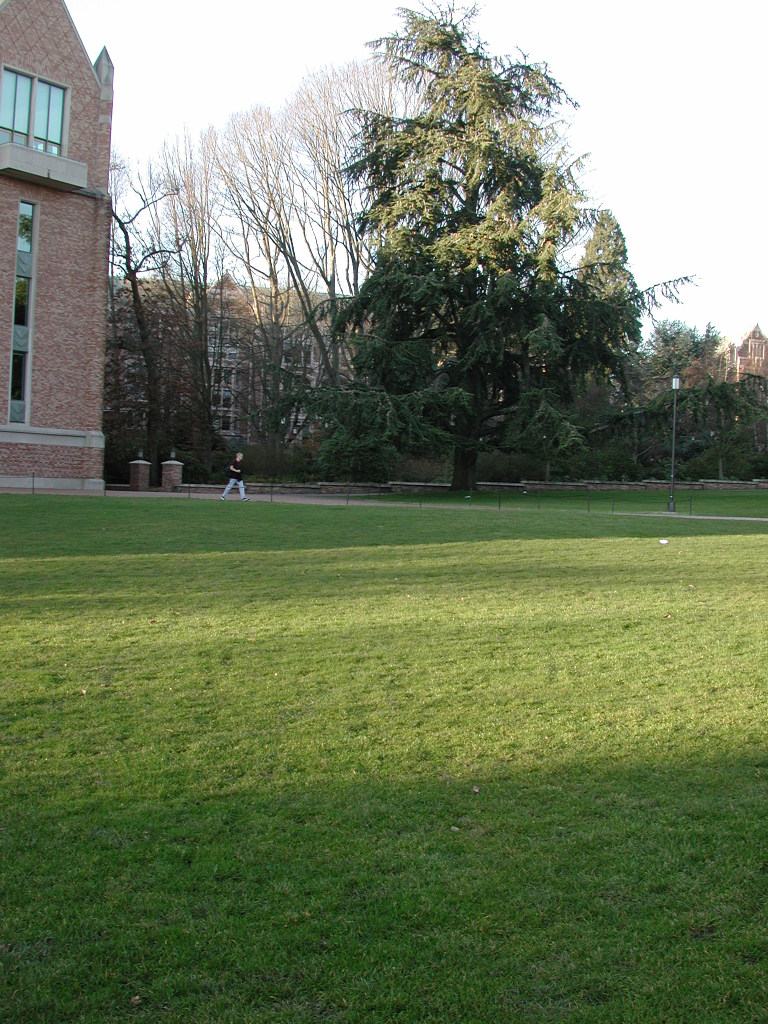
#> input picture project-2/images/img2.JPG, 1536 x 2048 px (shown at 1/2 size); its folder holds 4 pictures in this run
$ python project2.py
#> lines starting #> are read from the running program, lines starting #| are printed output that depends on the picture
from blending import Blender
import glob
import cv2
import numpy as np
import os
from tqdm import tqdm

def detectFeaturesAndMatch(img1, img2, nFeaturesReturn = 30):
    '''
    takes in two images, and returns a set of correspondences between the two images matched using ORB features, sorted from best to worst match using an L2 norm distance.
    '''
    kp1, des1 = orb.detectAndCompute(img1,None)
    kp2, des2 = orb.detectAndCompute(img2,None)
    matches = bf.match(des1,des2)
    matches = sorted(matches, key = lambda x:x.distance)
    correspondences = []
    for match in matches:
        correspondences.append((kp1[match.queryIdx].pt, kp2[match.trainIdx].pt))
    print('Totally', len(correspondences), 'matches')
    src = np.float32([ m[0] for m in correspondences[:nFeaturesReturn] ]).reshape(-1,1,2)
    dst = np.float32([ m[1] for m in correspondences[:nFeaturesReturn] ]).reshape(-1,1,2)
    # tempImg = cv2.drawMatches(img1, kp1, img2, kp2, matches, None, flags = 2)
    # cv2.imwrite('matches.png', tempImg)

    drawImage = cv2.drawMatches(img1, kp1, img2, kp2, matches, None, flags = 2)
    drawImage = cv2.resize(drawImage, (400,300))
    cv2.imshow('Matches', drawImage)
    cv2.waitKey(0)
    cv2.destroyAllWindows()
    # exit()
    return np.array(correspondences[:nFeaturesReturn]), src, dst

def getHomography(matches):
    '''
    Takes in the points of correspondences and returns the homography matrix by
    solving for the best fit transform using SVD.
    '''
    A = np.zeros((2*len(matches), 9))
    for i, match in enumerate(matches):
        src = match[0]
        dst = match[1]
        x1 = src[0]
        x2 = dst[0]
        y1 = src[1]
        y2 = dst[1]
        A[2*i] = np.array([x1, y1, 1, 0, 0, 0, -x1*x2, -y1*x2, -x2])
        A[2*i+1] = np.array([0, 0, 0, x1, y1, 1, -x1*y2, -y1*y2, -y2])

    U, S, V = np.linalg.svd(A)
    H = np.reshape(V[-1], (3, 3) )
    return H

def getBestHomographyRANSAC(matches, trials = 10000, threshold = 10, toChooseSamples = 4):
    '''
    Applies the RANSAC algorithm and tries out different homography matrices to compute the best matrix.
    '''
    finalH = None
    nMaxInliers = 0
    randomSample = None
    for trialIndex in tqdm(range(trials)):
        inliers = []
        # randomly sample from the correspondences, and then compute homography matrix
        # after finding homography, see if the number of inliers is the best so far. If yes, we take that homography.
        # the number of correspondences for which we can compute the homography is a parameter.
        randomSample = matches[np.random.choice(len(matches), size=toChooseSamples, replace=False)]
        H = getHomography(randomSample)
        for match in matches:
            src = np.append(match[0], 1).T
            dst = np.append(match[1], 1).T
            transformed = np.dot(H, src)
            transformed /= transformed[2]
            if np.linalg.norm(transformed - dst) < threshold:
                inliers.append(match)

        # best match => store
        if len(inliers) > nMaxInliers:
            nMaxInliers = len(inliers)
            finalH = H
    print('Max inliers = ', nMaxInliers)
    return finalH, randomSample

def transformPoint(i, j, H):
    '''
    Helper function that simply transforms the point according to a given homography matrix
    '''
    transformed = np.dot(H, np.array([i, j, 1]))
    transformed /= transformed[2]
    transformed = transformed.astype(np.int32)[:2]
    return np.array(transformed)

def transformImage(img, H, dst, forward = False, offset = [0, 0]):
    '''
    Helper function that computes the transformed image after applying homography.
    '''
    h, w, _ = img.shape
    if forward:
        # direct conversion from image to warped image without gap filling.
        coords = np.indices((w, h)).reshape(2, -1)
        coords = np.vstack((coords, np.ones(coords.shape[1]))).astype(np.int32)
        transformedPoints = np.dot(H, coords)
        yo, xo = coords[1, :], coords[0, :]
        # projective transform. Output's 3rd index should be one to convert to cartesian coords.
        yt = np.divide(np.array(transformedPoints[1, :]),np.array(transformedPoints[2, :])).astype(np.int32)
        xt = np.divide(np.array(transformedPoints[0, :]),np.array(transformedPoints[2, :])).astype(np.int32)
        dst[yt + offset[1], xt + offset[0]] = img[yo, xo]
    else:
        # applies inverse sampling to prevent any aliasing and hole effects in output image.
        Hinv = np.linalg.inv(H)
        topLeft = transformPoint(0, 0, H)
        topRight = transformPoint(w-1, 0, H)
        bottomLeft = transformPoint(0, h-1, H)
        bottomRight = transformPoint(w-1, h-1, H)
        box = np.array([topLeft, topRight, bottomLeft, bottomRight])
        minX = np.min(box[:, 0])
        maxX = np.max(box[:, 0])
        minY = np.min(box[:, 1])
        maxY = np.max(box[:, 1])
        # instead of iterating through the pixels, we take indices and do
        # H.C, where C = coordinates to get the transformed pixels.
        coords = np.indices((maxX - minX, maxY - minY)).reshape(2, -1)
        coords = np.vstack((coords, np.ones(coords.shape[1]))).astype(np.int32)

        coords[0, :] += minX
        coords[1, :] += minY
        # here, we use the inverse transformation from the transformed bounding box to compute the pixel value of the transformed image.
        transformedPoints = np.dot(Hinv, coords)
        yo, xo = coords[1, :], coords[0, :]

        # projective transform. Output's 3rd index should be one to convert to cartesian coords.
        yt = np.divide(np.array(transformedPoints[1, :]),np.array(transformedPoints[2, :])).astype(np.int32)
        xt = np.divide(np.array(transformedPoints[0, :]),np.array(transformedPoints[2, :])).astype(np.int32)


        # to prevent out of range errors
        indices = np.where((yt >= 0) & (yt < h) & (xt >= 0) & (xt < w))

        xt = xt[indices]
        yt = yt[indices]

        xo = xo[indices]
        yo = yo[indices]

        # assign pixel values!
        dst[yo + offset[1], xo + offset[0]] = img[yt, xt]

def execute(index1, index2, prevH):
    '''
    Function that, for a given pair of indices, computes the best homography and saves the warped images to disk.
    '''
#> called with index1 = 2, index2 = 1, prevH = array of shape (3, 3)
    warpedImage = np.zeros((4192, 8192, 3))
    img1 = cv2.imread(imagePaths[index1])
#> img1 is the input picture: shape (2048, 1536, 3); mean B, G, R 94.9, 124.3, 112.9
    img2 = cv2.imread(imagePaths[index2])
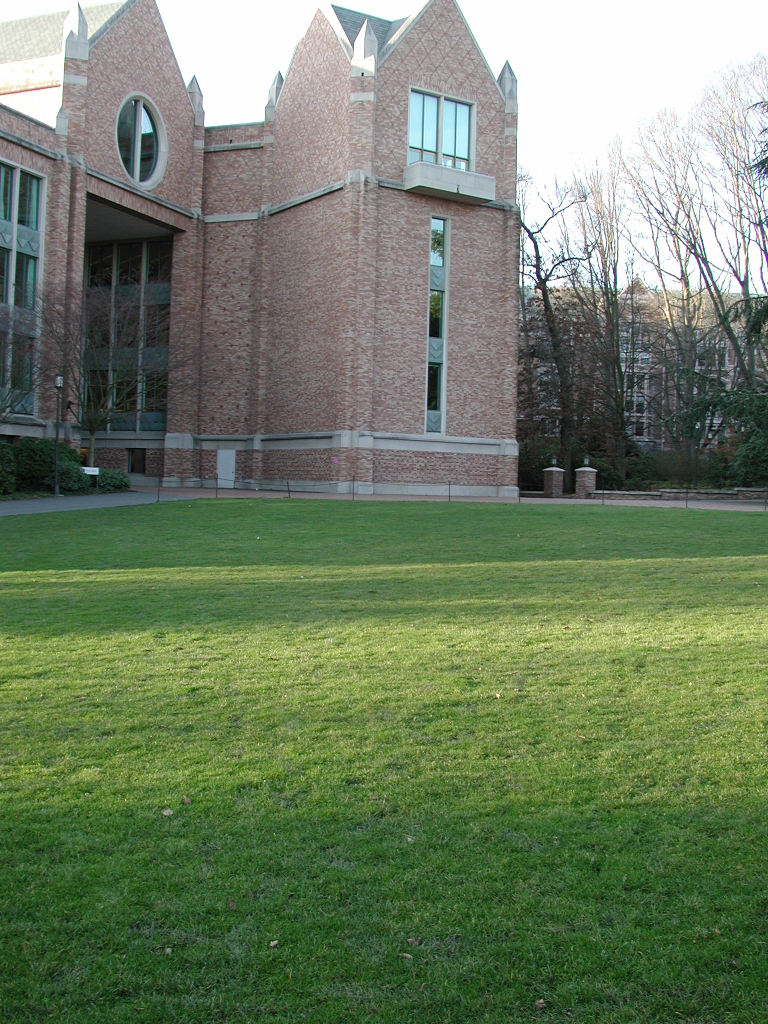
#> input picture project-2/images/img1.JPG, 1536 x 2048 px (shown at 1/2 size)
#> img2 is the input picture: shape (2048, 1536, 3); mean B, G, R 100.1, 126.8, 111.3
    print('Original image size = ', img1.shape)
#| Original image size =  (2048, 1536, 3)
    img1 = cv2.resize(img1, shape)
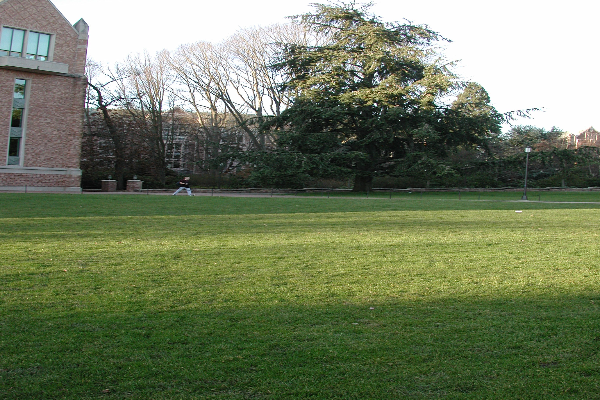
#> img1: shape (400, 600, 3); mean B, G, R 94.8, 124.1, 112.8
    img2 = cv2.resize(img2,shape)
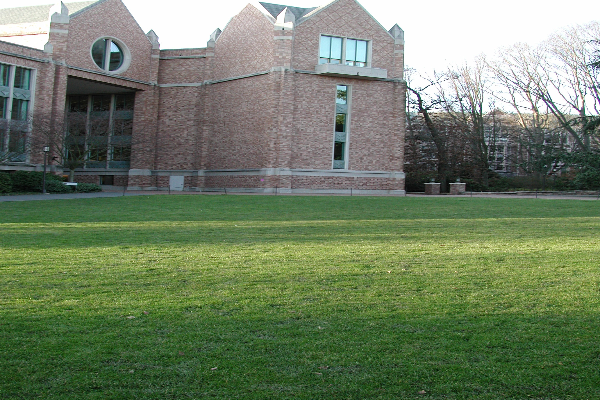
#> img2: shape (400, 600, 3); mean B, G, R 100, 126.7, 111.2
    matches, src, dst = detectFeaturesAndMatch(img2, img1)
#> in detectFeaturesAndMatch, `kp1, des1 = orb.detectAndCompute(img1,None)`: kp1 = 495 keypoints; strongest (x, y, size): (424, 107, 31), (428, 110, 31), (460, 100, 31), (416, 108, 31)
#> in detectFeaturesAndMatch, `kp2, des2 = orb.detectAndCompute(img2,None)`: kp2 = 497 keypoints; strongest (x, y, size): (374, 104, 31), (103, 103, 31), (278, 88, 31), (376, 105, 31)
#> in detectFeaturesAndMatch, `matches = bf.match(des1,des2)`: matches = 169 matches
#> after the loop in detectFeaturesAndMatch, `for match in matches:`: correspondences = 169 items
#| Totally 169 matches
#> in detectFeaturesAndMatch, `src = np.float32([ m[0] for m in correspondences[:nFeaturesReturn] ])...`: src = 30 rows, first 8: [444.3, 189.9], [472.8, 114.5], [413, 108.9], [418, 98.54], [540.9, 108.9], [483.7, 110.5], [495.7, 110.5], [407, 85]
#> in detectFeaturesAndMatch, `dst = np.float32([ m[1] for m in correspondences[:nFeaturesReturn] ])...`: dst = 30 rows, first 8: [121.8, 186.3], [151.8, 109.5], [93.31, 105.4], [98.54, 98.54], [219.5, 108.9], [164.2, 107.5], [173.2, 107.5], [88, 81]
#> in detectFeaturesAndMatch, `drawImage = cv2.drawMatches(img1, kp1, img2, kp2, matches, None, flags..`:
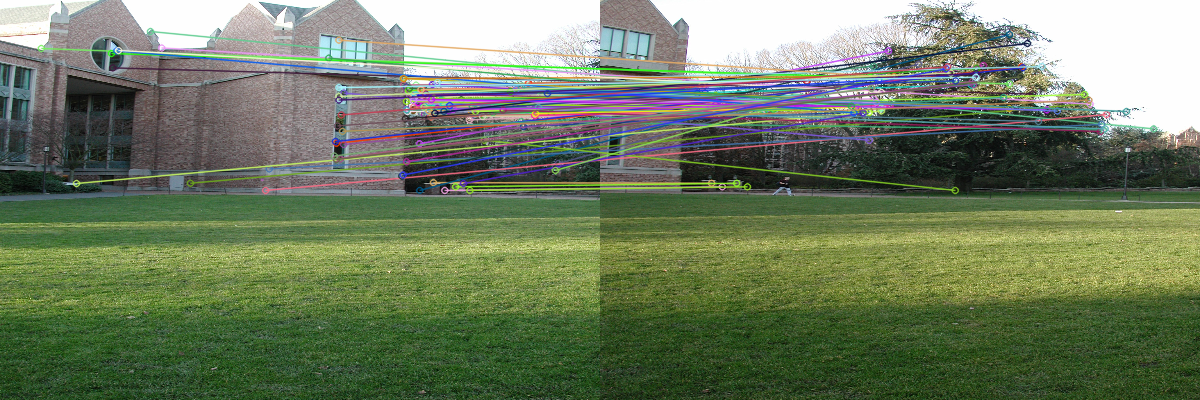
#> drawImage: shape (400, 1200, 3); mean B, G, R 97.1, 125, 111.2
#> in detectFeaturesAndMatch, `drawImage = cv2.resize(drawImage, (400,300))`:
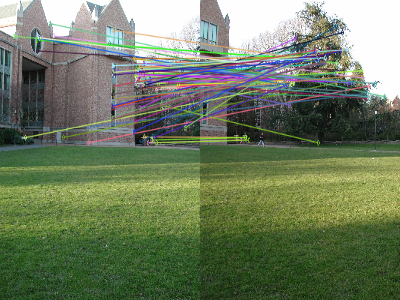
#> drawImage: shape (300, 400, 3); mean B, G, R 97.1, 125, 111.2
    H, subsetMatches = getBestHomographyRANSAC(matches, trials = trials, threshold = threshold)
#> the loop in getBestHomographyRANSAC, `for trialIndex in tqdm(range(trials)):` made 5000 passes
#> S in getHomography on passes 1, 3, 4, 5, 6, 7, 8, 10, 11, 12, 13: [163184.7, 2154.8, 926, 107.5, 6.58, 1.42, 0.811, 0.00369], [128357.5, 1075.5, 871.4, 53.73, 6.89, 2.21, 0.257, 0.00474], [163887.9, 2135.9, 924, 178.7, 15.41, 6.93, 1.41, 0.00181], [193647.9, 5355.8, 969.4, 148.4, 10.61, 4.95, 1.35, 0.00957], [194851.8, 4264.8, 976.3, 206.1, 20.04, 9.96, 1.06, 0.00715], [206485, 5142.3, 1001.8, 108.4, 12.4, 1.97, 0.712, 0.00453], [140775.8, 1820.8, 884.8, 102.5, 6.92, 2.09, 0.704, 0.00218], [218917.3, 4376.3, 1012.1, 153.4, 18.35, 4.37, 1.1, 0.014], [238424, 19803.7, 1017.2, 247.9, 30.1, 7.57, 1.48, 0.00304], [199379.3, 2925.9, 979.9, 124, 5.3, 1, 0.453, 0.00019], [197962.2, 4645.5, 976.3, 142.9, 12.34, 3.23, 1.09, 0.00299]
#> after the loop in getBestHomographyRANSAC, `for trialIndex in tqdm(range(trials)):`: nMaxInliers = 25
#| Max inliers =  25
#> H = [[0.00327, -0.000513, -1], [9.94e-05, 0.00299, -0.0306], [2.45e-07, -2.2e-06, 0.00335]]
    prevH = np.dot(prevH, H)
#> prevH has the same summary as H
    transformImage(img2, prevH, dst = warpedImage, offset = offset)
#> in transformImage, `Hinv = np.linalg.inv(H)`: Hinv = [[295.8, 116.7, 89440.9], [-10.12, 332.8, 21.22], [-0.0284, 0.211, 292.4]]
#> in transformPoint, `transformed = np.dot(H, np.array([i, j, 1]))`: transformed = [-1, -0.0306, 0.00335]
#> in transformPoint, `transformed /= transformed[2]`: transformed = [-298.8, -9.15, 1]
#> in transformPoint, `transformed = transformed.astype(np.int32)[:2]`: transformed = [-298, -9]
#> in transformImage, `topRight = transformPoint(w-1, 0, H)`: topRight = [274, 8]
#> in transformImage, `bottomLeft = transformPoint(0, h-1, H)`: bottomLeft = [-488, 471]
#> in transformImage, `bottomRight = transformPoint(w-1, h-1, H)`: bottomRight = [288, 467]
#> in transformImage, `box = np.array([topLeft, topRight, bottomLeft, bottomRight])`: box = [[-298, -9], [274, 8], [-488, 471], [288, 467]]
#> in transformImage, `minX = np.min(box[:, 0])`: minX = -488
#> in transformImage, `maxX = np.max(box[:, 0])`: maxX = 288
#> in transformImage, `minY = np.min(box[:, 1])`: minY = -9
#> in transformImage, `maxY = np.max(box[:, 1])`: maxY = 471

#> (the run stopped early here; a loop or call above may not have finished)
